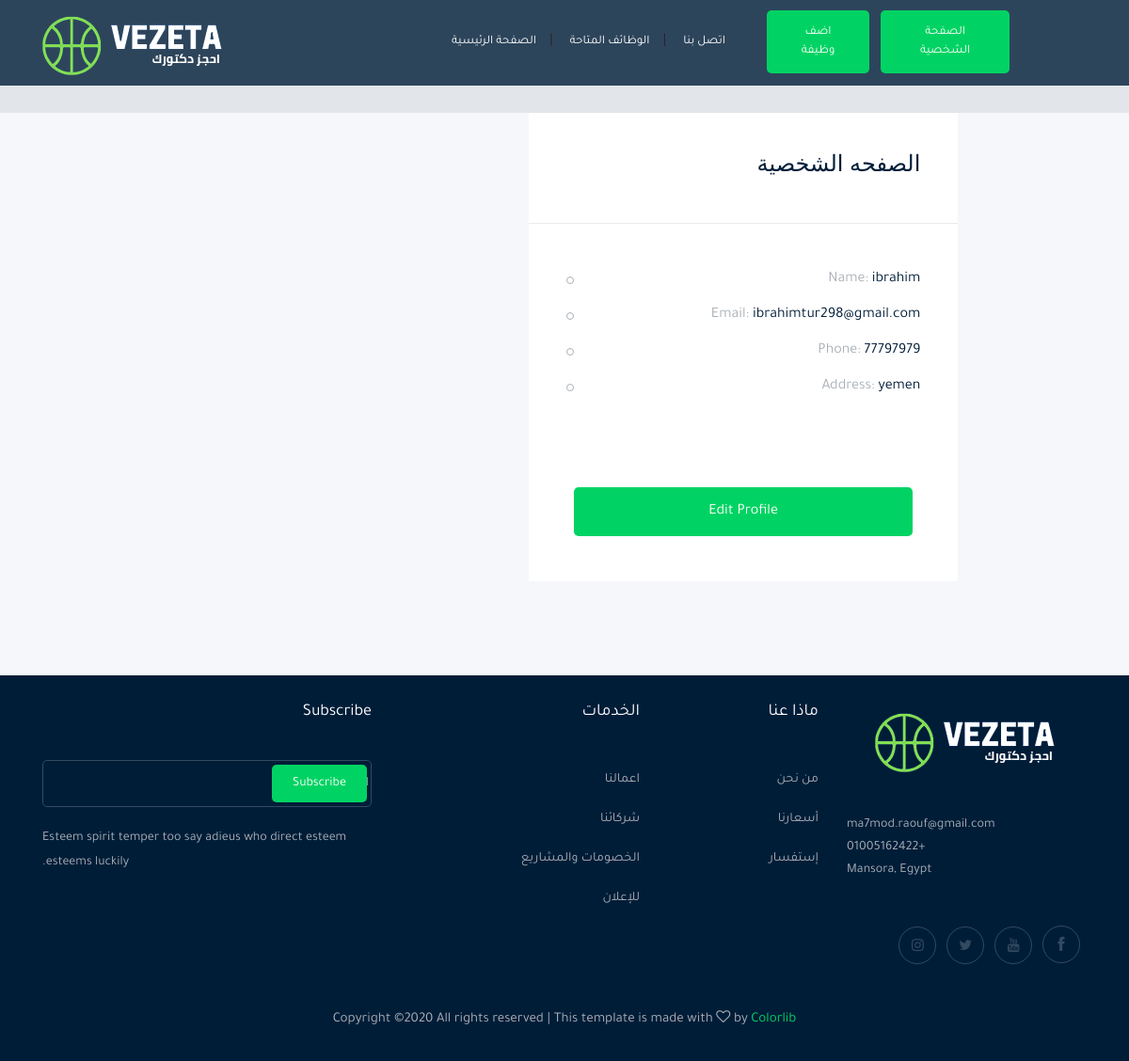
The app's page /accounts/profile (signed in) with its own data.
### accounts/models.py (models this page shows)
class Profile(models.Model):
    user = models.OneToOneField(User, on_delete=models.CASCADE)
    city =models.ForeignKey('City', related_name='user_city', on_delete=models.CASCADE , blank=True, null=True)
    phone_number = models.CharField(max_length=15, blank=True, null=True)
    image = models.ImageField( upload_to='profile/')
    def __str__(self):
        return str(self.user)

class City(models.Model):
    name = models.CharField(max_length=30)
    def __str__(self):
        return self.name

### accounts/views.py (the view)
# urls.py: path('profile',views.profile , name='profile'),
def profile(request):
    profile = Profile.objects.get(user=request.user)
    return render(request,'accounts/profile.html',{'profile': profile})

### templates/accounts/profile.html
{% extends 'base.html' %}
{% load bootstrap4 %}
{% load static %}
{% block body%}
<div class="bradcam_text " >
    <br>
    <br>
    <br>
    <br>
    <br>
</div>
<div dir="rtl">
<div class="job_details_area">
    <div class="container">
        <div class="row">
            <div class="col-lg-8">
            <div class="col-lg-8 mx-auto">
                <div class="job_sumary">
                    <div class="summery_header">
                        <h3>الصفحه الشخصية </h3>
                    </div>
                    <div class="job_content">
                        <ul>
                            <li>Name: <span>{{profile}}</span></li>
                            <li>Email: <span>{{profile.user.email}}</span></li>
                            <li>Phone: <span>{{profile.phone_number}}</span></li>
                            <li>Address: <span>{{profile.city}}</span></li>
                        </ul>
                    </div>
                    <div class="p-5">
                        <a class="boxed-btn3 w-100" href="{% url 'accounts:profile_edit' %}"> Edit Profile</a>
                    </div>
                </div>
            </div>
        </div>
    </div>
    </div>
    </div>
{% endblock body%}

### records on screen
Profile: user.username "ibrahim", user.email "ibrahimtur298@gmail.com", phone_number "77797979", city "yemen"
